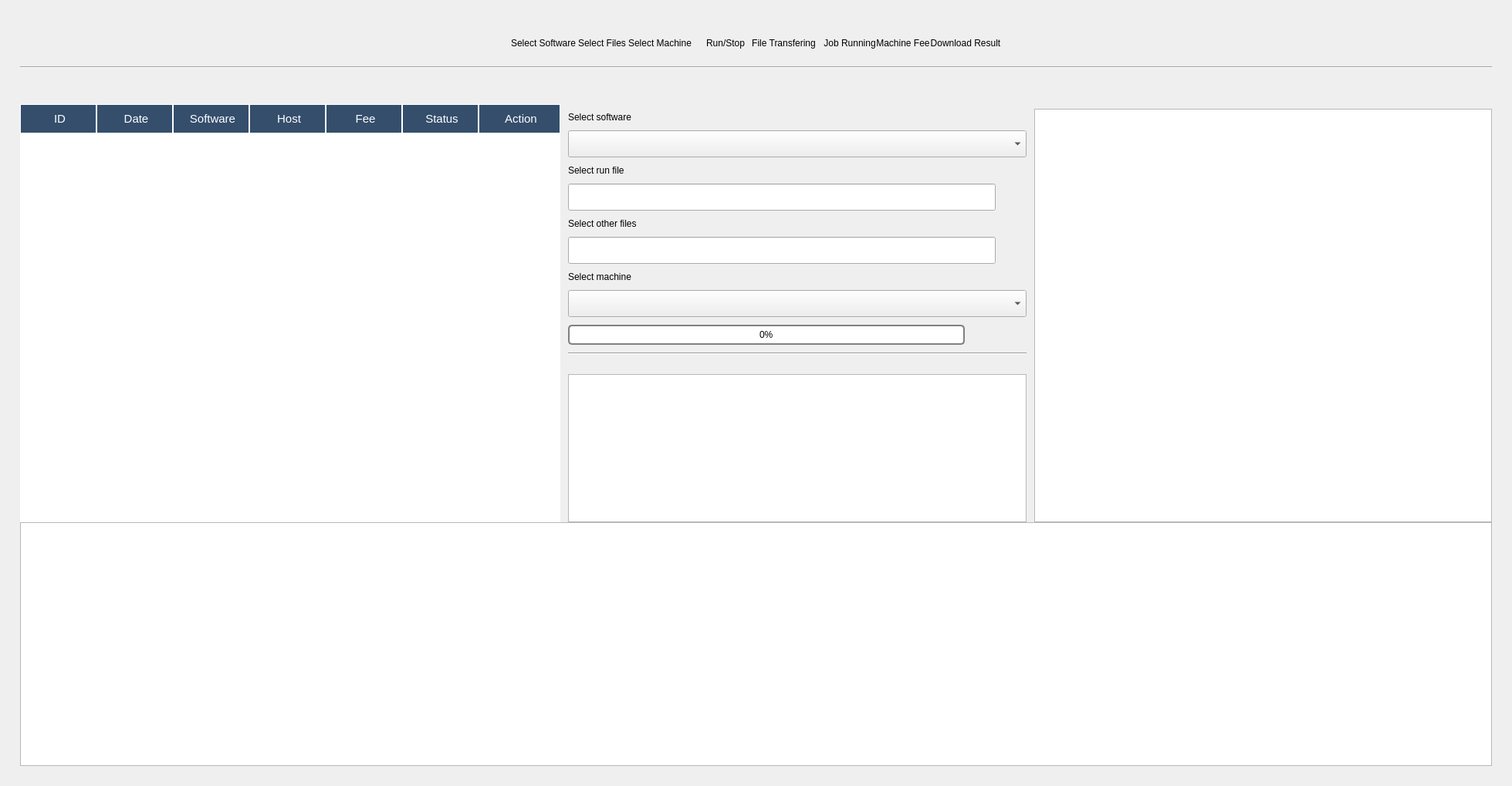
<?xml version="1.0" encoding="UTF-8"?>
<ui version="4.0">
 <class>RHSoftware</class>
 <widget class="QWidget" name="RHSoftware">
  <property name="geometry">
   <rect>
    <x>0</x>
    <y>0</y>
    <width>1959</width>
    <height>1019</height>
   </rect>
  </property>
  <property name="sizePolicy">
   <sizepolicy hsizetype="Maximum" vsizetype="Maximum">
    <horstretch>1</horstretch>
    <verstretch>1</verstretch>
   </sizepolicy>
  </property>
  <property name="windowTitle">
   <string>RH Dashboard</string>
  </property>
  <property name="styleSheet">
   <string notr="true"/>
  </property>
  <layout class="QGridLayout" name="gridLayout">
   <item row="0" column="0">
    <layout class="QVBoxLayout" name="container">
     <property name="spacing">
      <number>0</number>
     </property>
     <property name="sizeConstraint">
      <enum>QLayout::SetMaximumSize</enum>
     </property>
     <property name="leftMargin">
      <number>15</number>
     </property>
     <property name="topMargin">
      <number>15</number>
     </property>
     <property name="rightMargin">
      <number>15</number>
     </property>
     <property name="bottomMargin">
      <number>15</number>
     </property>
     <item>
      <layout class="QVBoxLayout" name="top">
       <property name="spacing">
        <number>0</number>
       </property>
       <property name="sizeConstraint">
        <enum>QLayout::SetMinimumSize</enum>
       </property>
       <item>
        <layout class="QHBoxLayout" name="status_indicator_container">
         <property name="spacing">
          <number>0</number>
         </property>
         <item>
          <spacer name="horizontalSpacer_5">
           <property name="orientation">
            <enum>Qt::Horizontal</enum>
           </property>
           <property name="sizeHint" stdset="0">
            <size>
             <width>40</width>
             <height>20</height>
            </size>
           </property>
          </spacer>
         </item>
         <item>
          <layout class="QVBoxLayout" name="middle_2">
           <item>
            <layout class="QHBoxLayout" name="status_indicator">
             <item>
              <spacer name="horizontalSpacer">
               <property name="orientation">
                <enum>Qt::Horizontal</enum>
               </property>
               <property name="sizeHint" stdset="0">
                <size>
                 <width>0</width>
                 <height>20</height>
                </size>
               </property>
              </spacer>
             </item>
             <item>
              <spacer name="horizontalSpacer_8">
               <property name="orientation">
                <enum>Qt::Horizontal</enum>
               </property>
               <property name="sizeType">
                <enum>QSizePolicy::Maximum</enum>
               </property>
               <property name="sizeHint" stdset="0">
                <size>
                 <width>10</width>
                 <height>20</height>
                </size>
               </property>
              </spacer>
             </item>
             <item>
              <widget class="QLabel" name="step1">
               <property name="text">
                <string/>
               </property>
               <property name="pixmap">
                <pixmap>images/medium/1.png</pixmap>
               </property>
               <property name="alignment">
                <set>Qt::AlignRight|Qt::AlignTrailing|Qt::AlignVCenter</set>
               </property>
               <property name="indent">
                <number>0</number>
               </property>
              </widget>
             </item>
             <item>
              <widget class="QLabel" name="step2">
               <property name="text">
                <string/>
               </property>
               <property name="pixmap">
                <pixmap>images/medium/2.png</pixmap>
               </property>
              </widget>
             </item>
             <item>
              <widget class="QLabel" name="step3">
               <property name="text">
                <string/>
               </property>
               <property name="pixmap">
                <pixmap>images/medium/3.png</pixmap>
               </property>
              </widget>
             </item>
             <item>
              <widget class="QLabel" name="step4">
               <property name="text">
                <string/>
               </property>
               <property name="pixmap">
                <pixmap>images/medium/4.png</pixmap>
               </property>
              </widget>
             </item>
             <item>
              <widget class="QLabel" name="step5">
               <property name="text">
                <string/>
               </property>
               <property name="pixmap">
                <pixmap>images/medium/5.png</pixmap>
               </property>
              </widget>
             </item>
             <item>
              <widget class="QLabel" name="step6">
               <property name="text">
                <string/>
               </property>
               <property name="pixmap">
                <pixmap>images/medium/6.png</pixmap>
               </property>
              </widget>
             </item>
             <item>
              <widget class="QLabel" name="step7">
               <property name="text">
                <string/>
               </property>
               <property name="pixmap">
                <pixmap>images/medium/7.png</pixmap>
               </property>
              </widget>
             </item>
             <item>
              <widget class="QLabel" name="step8">
               <property name="text">
                <string/>
               </property>
               <property name="pixmap">
                <pixmap>images/medium/8.png</pixmap>
               </property>
              </widget>
             </item>
            </layout>
           </item>
           <item>
            <layout class="QHBoxLayout" name="horizontalLayout_7">
             <item>
              <widget class="QLabel" name="label_5">
               <property name="text">
                <string>Select Software</string>
               </property>
               <property name="scaledContents">
                <bool>false</bool>
               </property>
               <property name="alignment">
                <set>Qt::AlignCenter</set>
               </property>
               <property name="wordWrap">
                <bool>false</bool>
               </property>
               <property name="margin">
                <number>10</number>
               </property>
               <property name="indent">
                <number>0</number>
               </property>
              </widget>
             </item>
             <item>
              <widget class="QLabel" name="label_7">
               <property name="text">
                <string>Select Files</string>
               </property>
               <property name="alignment">
                <set>Qt::AlignCenter</set>
               </property>
               <property name="margin">
                <number>10</number>
               </property>
              </widget>
             </item>
             <item>
              <widget class="QLabel" name="label_9">
               <property name="text">
                <string>Select Machine</string>
               </property>
               <property name="alignment">
                <set>Qt::AlignCenter</set>
               </property>
               <property name="margin">
                <number>10</number>
               </property>
              </widget>
             </item>
             <item>
              <spacer name="horizontalSpacer_2">
               <property name="orientation">
                <enum>Qt::Horizontal</enum>
               </property>
               <property name="sizeType">
                <enum>QSizePolicy::Maximum</enum>
               </property>
               <property name="sizeHint" stdset="0">
                <size>
                 <width>10</width>
                 <height>20</height>
                </size>
               </property>
              </spacer>
             </item>
             <item>
              <widget class="QLabel" name="label_11">
               <property name="text">
                <string>Run/Stop</string>
               </property>
               <property name="alignment">
                <set>Qt::AlignCenter</set>
               </property>
               <property name="margin">
                <number>10</number>
               </property>
              </widget>
             </item>
             <item>
              <widget class="QLabel" name="label_13">
               <property name="text">
                <string>File Transfering</string>
               </property>
               <property name="alignment">
                <set>Qt::AlignCenter</set>
               </property>
               <property name="margin">
                <number>10</number>
               </property>
              </widget>
             </item>
             <item>
              <spacer name="horizontalSpacer_3">
               <property name="orientation">
                <enum>Qt::Horizontal</enum>
               </property>
               <property name="sizeType">
                <enum>QSizePolicy::Maximum</enum>
               </property>
               <property name="sizeHint" stdset="0">
                <size>
                 <width>10</width>
                 <height>20</height>
                </size>
               </property>
              </spacer>
             </item>
             <item>
              <widget class="QLabel" name="label_15">
               <property name="text">
                <string>Job Running</string>
               </property>
               <property name="alignment">
                <set>Qt::AlignCenter</set>
               </property>
               <property name="margin">
                <number>10</number>
               </property>
               <property name="indent">
                <number>0</number>
               </property>
              </widget>
             </item>
             <item>
              <widget class="QLabel" name="label_17">
               <property name="text">
                <string>Machine Fee</string>
               </property>
               <property name="alignment">
                <set>Qt::AlignCenter</set>
               </property>
               <property name="margin">
                <number>10</number>
               </property>
              </widget>
             </item>
             <item>
              <widget class="QLabel" name="label_19">
               <property name="text">
                <string>Download Result</string>
               </property>
               <property name="alignment">
                <set>Qt::AlignCenter</set>
               </property>
               <property name="margin">
                <number>10</number>
               </property>
              </widget>
             </item>
            </layout>
           </item>
          </layout>
         </item>
         <item>
          <spacer name="horizontalSpacer_6">
           <property name="orientation">
            <enum>Qt::Horizontal</enum>
           </property>
           <property name="sizeHint" stdset="0">
            <size>
             <width>40</width>
             <height>20</height>
            </size>
           </property>
          </spacer>
         </item>
        </layout>
       </item>
       <item>
        <spacer name="horizontalSpacer_7">
         <property name="orientation">
          <enum>Qt::Horizontal</enum>
         </property>
         <property name="sizeHint" stdset="0">
          <size>
           <width>40</width>
           <height>20</height>
          </size>
         </property>
        </spacer>
       </item>
       <item>
        <widget class="Line" name="line">
         <property name="orientation">
          <enum>Qt::Horizontal</enum>
         </property>
        </widget>
       </item>
       <item>
        <spacer name="horizontalSpacer_4">
         <property name="orientation">
          <enum>Qt::Horizontal</enum>
         </property>
         <property name="sizeHint" stdset="0">
          <size>
           <width>40</width>
           <height>20</height>
          </size>
         </property>
        </spacer>
       </item>
      </layout>
     </item>
     <item>
      <layout class="QHBoxLayout" name="middle">
       <property name="spacing">
        <number>10</number>
       </property>
       <property name="sizeConstraint">
        <enum>QLayout::SetMinimumSize</enum>
       </property>
       <property name="leftMargin">
        <number>0</number>
       </property>
       <property name="topMargin">
        <number>0</number>
       </property>
       <property name="rightMargin">
        <number>0</number>
       </property>
       <property name="bottomMargin">
        <number>0</number>
       </property>
       <item>
        <layout class="QHBoxLayout" name="horizontalLayout_5">
         <property name="spacing">
          <number>0</number>
         </property>
         <property name="sizeConstraint">
          <enum>QLayout::SetMinimumSize</enum>
         </property>
         <property name="topMargin">
          <number>6</number>
         </property>
         <property name="bottomMargin">
          <number>0</number>
         </property>
         <item>
          <layout class="QVBoxLayout" name="left">
           <item>
            <widget class="QLabel" name="label_6">
             <property name="sizePolicy">
              <sizepolicy hsizetype="Maximum" vsizetype="Maximum">
               <horstretch>0</horstretch>
               <verstretch>0</verstretch>
              </sizepolicy>
             </property>
             <property name="font">
              <font>
               <pointsize>13</pointsize>
               <weight>50</weight>
               <italic>false</italic>
               <bold>false</bold>
               <underline>false</underline>
              </font>
             </property>
             <property name="styleSheet">
              <string notr="true">color: white</string>
             </property>
             <property name="text">
              <string/>
             </property>
             <property name="textFormat">
              <enum>Qt::AutoText</enum>
             </property>
             <property name="pixmap">
              <pixmap>images/heading/h1.png</pixmap>
             </property>
             <property name="alignment">
              <set>Qt::AlignLeading|Qt::AlignLeft|Qt::AlignVCenter</set>
             </property>
            </widget>
           </item>
           <item>
            <widget class="QTableWidget" name="job_list">
             <property name="minimumSize">
              <size>
               <width>700</width>
               <height>0</height>
              </size>
             </property>
             <property name="font">
              <font>
               <pointsize>11</pointsize>
               <weight>50</weight>
               <bold>false</bold>
              </font>
             </property>
             <property name="styleSheet">
              <string notr="true">QHeaderView::section {
    background-color: #344e6c;
	padding-top: 7px;
padding-bottom:7px;
    color: white;
    padding-left: 4px;
    border: 1px solid white;
}

QTableView {
    selection-background-color: #00c5cc;
	background: white;
}</string>
             </property>
             <property name="frameShape">
              <enum>QFrame::NoFrame</enum>
             </property>
             <property name="frameShadow">
              <enum>QFrame::Plain</enum>
             </property>
             <property name="lineWidth">
              <number>1</number>
             </property>
             <property name="tabKeyNavigation">
              <bool>false</bool>
             </property>
             <property name="alternatingRowColors">
              <bool>true</bool>
             </property>
             <property name="selectionMode">
              <enum>QAbstractItemView::SingleSelection</enum>
             </property>
             <property name="selectionBehavior">
              <enum>QAbstractItemView::SelectItems</enum>
             </property>
             <property name="gridStyle">
              <enum>Qt::DotLine</enum>
             </property>
             <property name="sortingEnabled">
              <bool>true</bool>
             </property>
             <attribute name="horizontalHeaderCascadingSectionResizes">
              <bool>true</bool>
             </attribute>
             <attribute name="horizontalHeaderMinimumSectionSize">
              <number>40</number>
             </attribute>
             <attribute name="horizontalHeaderDefaultSectionSize">
              <number>99</number>
             </attribute>
             <attribute name="horizontalHeaderStretchLastSection">
              <bool>true</bool>
             </attribute>
             <attribute name="verticalHeaderVisible">
              <bool>false</bool>
             </attribute>
             <attribute name="verticalHeaderShowSortIndicator" stdset="0">
              <bool>false</bool>
             </attribute>
             <column>
              <property name="text">
               <string>ID</string>
              </property>
             </column>
             <column>
              <property name="text">
               <string>Date</string>
              </property>
             </column>
             <column>
              <property name="text">
               <string>Software</string>
              </property>
             </column>
             <column>
              <property name="text">
               <string>Host</string>
              </property>
             </column>
             <column>
              <property name="text">
               <string>Fee</string>
              </property>
             </column>
             <column>
              <property name="text">
               <string>Status</string>
              </property>
             </column>
             <column>
              <property name="text">
               <string>Action</string>
              </property>
             </column>
            </widget>
           </item>
          </layout>
         </item>
        </layout>
       </item>
       <item>
        <layout class="QHBoxLayout" name="center">
         <property name="spacing">
          <number>0</number>
         </property>
         <property name="sizeConstraint">
          <enum>QLayout::SetMinimumSize</enum>
         </property>
         <property name="topMargin">
          <number>6</number>
         </property>
         <item>
          <layout class="QFormLayout" name="formLayout">
           <property name="verticalSpacing">
            <number>10</number>
           </property>
           <item row="1" column="1">
            <widget class="QLabel" name="label_8">
             <property name="font">
              <font>
               <pointsize>13</pointsize>
              </font>
             </property>
             <property name="text">
              <string/>
             </property>
             <property name="pixmap">
              <pixmap>images/heading/h2.png</pixmap>
             </property>
            </widget>
           </item>
           <item row="2" column="1">
            <widget class="QLabel" name="selectSoftwareLabel">
             <property name="text">
              <string>Select software</string>
             </property>
            </widget>
           </item>
           <item row="3" column="1">
            <widget class="QComboBox" name="software">
             <property name="minimumSize">
              <size>
               <width>0</width>
               <height>35</height>
              </size>
             </property>
             <property name="baseSize">
              <size>
               <width>300</width>
               <height>0</height>
              </size>
             </property>
             <property name="styleSheet">
              <string notr="true">selection-background-color: rgb(0, 197, 204);</string>
             </property>
             <property name="frame">
              <bool>true</bool>
             </property>
            </widget>
           </item>
           <item row="4" column="1">
            <widget class="QLabel" name="label">
             <property name="text">
              <string>Select run file</string>
             </property>
            </widget>
           </item>
           <item row="5" column="1">
            <layout class="QHBoxLayout" name="horizontalLayout_3">
             <property name="spacing">
              <number>0</number>
             </property>
             <item>
              <widget class="QLineEdit" name="run_file">
               <property name="minimumSize">
                <size>
                 <width>0</width>
                 <height>35</height>
                </size>
               </property>
              </widget>
             </item>
             <item>
              <widget class="QPushButton" name="runFileBtn">
               <property name="minimumSize">
                <size>
                 <width>0</width>
                 <height>0</height>
                </size>
               </property>
               <property name="styleSheet">
                <string notr="true">background: #00c5cc;
color: white;</string>
               </property>
               <property name="text">
                <string/>
               </property>
               <property name="icon">
                <iconset>
                 <normaloff>images/medium/folder.png</normaloff>images/medium/folder.png</iconset>
               </property>
               <property name="iconSize">
                <size>
                 <width>46</width>
                 <height>35</height>
                </size>
               </property>
               <property name="flat">
                <bool>true</bool>
               </property>
              </widget>
             </item>
            </layout>
           </item>
           <item row="6" column="1">
            <widget class="QLabel" name="label_2">
             <property name="text">
              <string>Select other files</string>
             </property>
            </widget>
           </item>
           <item row="7" column="1">
            <layout class="QHBoxLayout" name="horizontalLayout_4">
             <property name="spacing">
              <number>0</number>
             </property>
             <property name="sizeConstraint">
              <enum>QLayout::SetMinimumSize</enum>
             </property>
             <item>
              <widget class="QLineEdit" name="other_files">
               <property name="minimumSize">
                <size>
                 <width>0</width>
                 <height>35</height>
                </size>
               </property>
              </widget>
             </item>
             <item>
              <widget class="QPushButton" name="otherFilesBtn">
               <property name="sizePolicy">
                <sizepolicy hsizetype="Preferred" vsizetype="Preferred">
                 <horstretch>0</horstretch>
                 <verstretch>0</verstretch>
                </sizepolicy>
               </property>
               <property name="minimumSize">
                <size>
                 <width>0</width>
                 <height>0</height>
                </size>
               </property>
               <property name="maximumSize">
                <size>
                 <width>100</width>
                 <height>100</height>
                </size>
               </property>
               <property name="styleSheet">
                <string notr="true"/>
               </property>
               <property name="text">
                <string/>
               </property>
               <property name="icon">
                <iconset>
                 <normaloff>images/medium/folder.png</normaloff>images/medium/folder.png</iconset>
               </property>
               <property name="iconSize">
                <size>
                 <width>46</width>
                 <height>35</height>
                </size>
               </property>
               <property name="flat">
                <bool>true</bool>
               </property>
              </widget>
             </item>
            </layout>
           </item>
           <item row="8" column="1">
            <widget class="QLabel" name="label_3">
             <property name="text">
              <string>Select machine</string>
             </property>
            </widget>
           </item>
           <item row="9" column="1">
            <widget class="QComboBox" name="hosts">
             <property name="minimumSize">
              <size>
               <width>0</width>
               <height>35</height>
              </size>
             </property>
             <property name="styleSheet">
              <string notr="true">selection-background-color: rgb(0, 197, 204);</string>
             </property>
            </widget>
           </item>
           <item row="10" column="1">
            <layout class="QHBoxLayout" name="horizontalLayout_2">
             <item>
              <widget class="QProgressBar" name="upload_bar">
               <property name="styleSheet">
                <string notr="true">QProgressBar {
    border: 2px solid grey;
    border-radius: 5px;
	text-align: center;
	color: black
}

QProgressBar::chunk {
    background-color: #00c5cc;
    width: 20px;
}</string>
               </property>
               <property name="value">
                <number>0</number>
               </property>
              </widget>
             </item>
             <item>
              <widget class="QPushButton" name="startBtn">
               <property name="text">
                <string/>
               </property>
               <property name="icon">
                <iconset>
                 <normaloff>images/medium/start.png</normaloff>images/medium/start.png</iconset>
               </property>
               <property name="iconSize">
                <size>
                 <width>32</width>
                 <height>32</height>
                </size>
               </property>
               <property name="flat">
                <bool>true</bool>
               </property>
              </widget>
             </item>
             <item>
              <widget class="QPushButton" name="stopBtn">
               <property name="text">
                <string/>
               </property>
               <property name="icon">
                <iconset>
                 <normaloff>images/medium/stop.png</normaloff>images/medium/stop.png</iconset>
               </property>
               <property name="iconSize">
                <size>
                 <width>32</width>
                 <height>32</height>
                </size>
               </property>
               <property name="default">
                <bool>false</bool>
               </property>
               <property name="flat">
                <bool>true</bool>
               </property>
              </widget>
             </item>
            </layout>
           </item>
           <item row="11" column="1">
            <widget class="Line" name="line_2">
             <property name="orientation">
              <enum>Qt::Horizontal</enum>
             </property>
            </widget>
           </item>
           <item row="12" column="1">
            <spacer name="horizontalSpacer_10">
             <property name="orientation">
              <enum>Qt::Horizontal</enum>
             </property>
             <property name="sizeHint" stdset="0">
              <size>
               <width>40</width>
               <height>5</height>
              </size>
             </property>
            </spacer>
           </item>
           <item row="13" column="1">
            <layout class="QVBoxLayout" name="verticalLayout_2">
             <item>
              <widget class="QTextBrowser" name="job_summary">
               <property name="minimumSize">
                <size>
                 <width>393</width>
                 <height>100</height>
                </size>
               </property>
               <property name="maximumSize">
                <size>
                 <width>16777215</width>
                 <height>16777215</height>
                </size>
               </property>
               <property name="styleSheet">
                <string notr="true">QTextBrowser{
	selection-background-color: rgb(0, 197, 204);
}</string>
               </property>
               <property name="html">
                <string>&lt;!DOCTYPE HTML PUBLIC &quot;-//W3C//DTD HTML 4.0//EN&quot; &quot;http://www.w3.org/TR/REC-html40/strict.dtd&quot;&gt;
&lt;html&gt;&lt;head&gt;&lt;meta name=&quot;qrichtext&quot; content=&quot;1&quot; /&gt;&lt;style type=&quot;text/css&quot;&gt;
p, li { white-space: pre-wrap; }
&lt;/style&gt;&lt;/head&gt;&lt;body style=&quot; font-family:'Ubuntu'; font-size:11pt; font-weight:400; font-style:normal;&quot;&gt;
&lt;p style=&quot;-qt-paragraph-type:empty; margin-top:0px; margin-bottom:0px; margin-left:0px; margin-right:0px; -qt-block-indent:0; text-indent:0px;&quot;&gt;&lt;br /&gt;&lt;/p&gt;&lt;/body&gt;&lt;/html&gt;</string>
               </property>
              </widget>
             </item>
             <item>
              <layout class="QHBoxLayout" name="horizontalLayout"/>
             </item>
            </layout>
           </item>
          </layout>
         </item>
        </layout>
       </item>
       <item>
        <layout class="QHBoxLayout" name="right">
         <property name="spacing">
          <number>6</number>
         </property>
         <property name="sizeConstraint">
          <enum>QLayout::SetMinimumSize</enum>
         </property>
         <property name="topMargin">
          <number>0</number>
         </property>
         <item>
          <layout class="QVBoxLayout" name="verticalLayout">
           <property name="spacing">
            <number>6</number>
           </property>
           <property name="sizeConstraint">
            <enum>QLayout::SetMaximumSize</enum>
           </property>
           <property name="topMargin">
            <number>6</number>
           </property>
           <item>
            <widget class="QLabel" name="label_4">
             <property name="font">
              <font>
               <pointsize>13</pointsize>
              </font>
             </property>
             <property name="text">
              <string/>
             </property>
             <property name="pixmap">
              <pixmap>images/heading/h3.png</pixmap>
             </property>
            </widget>
           </item>
           <item>
            <widget class="QTextBrowser" name="job_log">
             <property name="styleSheet">
              <string notr="true">QTextBrowser{
	selection-background-color: rgb(0, 197, 204);
}</string>
             </property>
             <property name="html">
              <string>&lt;!DOCTYPE HTML PUBLIC &quot;-//W3C//DTD HTML 4.0//EN&quot; &quot;http://www.w3.org/TR/REC-html40/strict.dtd&quot;&gt;
&lt;html&gt;&lt;head&gt;&lt;meta name=&quot;qrichtext&quot; content=&quot;1&quot; /&gt;&lt;style type=&quot;text/css&quot;&gt;
p, li { white-space: pre-wrap; }
&lt;/style&gt;&lt;/head&gt;&lt;body style=&quot; font-family:'Ubuntu'; font-size:11pt; font-weight:400; font-style:normal;&quot;&gt;
&lt;p style=&quot;-qt-paragraph-type:empty; margin-top:0px; margin-bottom:0px; margin-left:0px; margin-right:0px; -qt-block-indent:0; text-indent:0px;&quot;&gt;&lt;br /&gt;&lt;/p&gt;&lt;/body&gt;&lt;/html&gt;</string>
             </property>
            </widget>
           </item>
          </layout>
         </item>
        </layout>
       </item>
      </layout>
     </item>
     <item>
      <layout class="QHBoxLayout" name="bottom">
       <property name="sizeConstraint">
        <enum>QLayout::SetMaximumSize</enum>
       </property>
       <item>
        <widget class="QTextBrowser" name="console">
         <property name="sizePolicy">
          <sizepolicy hsizetype="MinimumExpanding" vsizetype="Expanding">
           <horstretch>0</horstretch>
           <verstretch>0</verstretch>
          </sizepolicy>
         </property>
         <property name="styleSheet">
          <string notr="true">QTextBrowser{
	selection-background-color: rgb(0, 197, 204);
}</string>
         </property>
         <property name="html">
          <string>&lt;!DOCTYPE HTML PUBLIC &quot;-//W3C//DTD HTML 4.0//EN&quot; &quot;http://www.w3.org/TR/REC-html40/strict.dtd&quot;&gt;
&lt;html&gt;&lt;head&gt;&lt;meta name=&quot;qrichtext&quot; content=&quot;1&quot; /&gt;&lt;style type=&quot;text/css&quot;&gt;
p, li { white-space: pre-wrap; }
&lt;/style&gt;&lt;/head&gt;&lt;body style=&quot; font-family:'Ubuntu'; font-size:11pt; font-weight:400; font-style:normal;&quot;&gt;
&lt;p style=&quot;-qt-paragraph-type:empty; margin-top:0px; margin-bottom:0px; margin-left:0px; margin-right:0px; -qt-block-indent:0; text-indent:0px;&quot;&gt;&lt;br /&gt;&lt;/p&gt;&lt;/body&gt;&lt;/html&gt;</string>
         </property>
        </widget>
       </item>
      </layout>
     </item>
    </layout>
   </item>
  </layout>
 </widget>
 <resources/>
 <connections>
  <connection>
   <sender>runFileBtn</sender>
   <signal>clicked()</signal>
   <receiver>RHSoftware</receiver>
   <slot>browse_file()</slot>
   <hints>
    <hint type="sourcelabel">
     <x>1328</x>
     <y>352</y>
    </hint>
    <hint type="destinationlabel">
     <x>1596</x>
     <y>74</y>
    </hint>
   </hints>
  </connection>
  <connection>
   <sender>otherFilesBtn</sender>
   <signal>clicked()</signal>
   <receiver>RHSoftware</receiver>
   <slot>browse_files()</slot>
   <hints>
    <hint type="sourcelabel">
     <x>1328</x>
     <y>432</y>
    </hint>
    <hint type="destinationlabel">
     <x>1618</x>
     <y>101</y>
    </hint>
   </hints>
  </connection>
  <connection>
   <sender>startBtn</sender>
   <signal>clicked()</signal>
   <receiver>RHSoftware</receiver>
   <slot>submit_job()</slot>
   <hints>
    <hint type="sourcelabel">
     <x>1278</x>
     <y>554</y>
    </hint>
    <hint type="destinationlabel">
     <x>1673</x>
     <y>136</y>
    </hint>
   </hints>
  </connection>
  <connection>
   <sender>stopBtn</sender>
   <signal>clicked()</signal>
   <receiver>RHSoftware</receiver>
   <slot>stop_job()</slot>
   <hints>
    <hint type="sourcelabel">
     <x>1328</x>
     <y>554</y>
    </hint>
    <hint type="destinationlabel">
     <x>1603</x>
     <y>159</y>
    </hint>
   </hints>
  </connection>
 </connections>
 <slots>
  <slot>browse_file()</slot>
  <slot>browse_files()</slot>
  <slot>submit_job()</slot>
  <slot>stop_job()</slot>
  <slot>download_job_result()</slot>
 </slots>
</ui>
